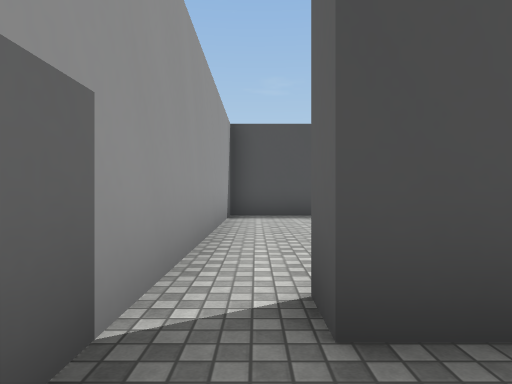
[1] (above)

18 first-person views from a walk through a Unity game level. The camera is 1.2 m above the floor, looks level and sees 75° across. The floor is counted in squares, 2 m on a side. Each view is taken from the middle of a square. On the plan, view 1 faces up. The plan holds only what a view shows up to about 10 squares ahead; the rest is blank. The player character is not drawn. Some surface patterns are stand-ins.

[2]
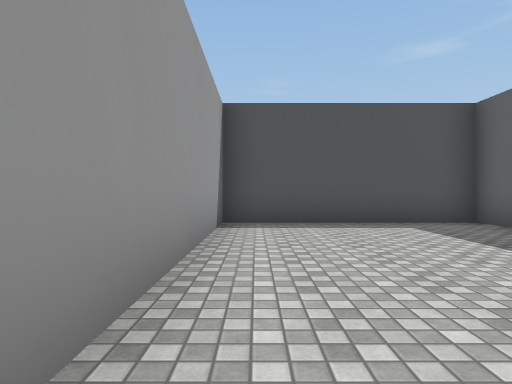

[3]
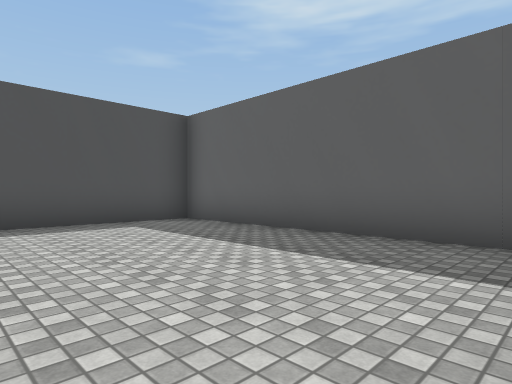

[4]
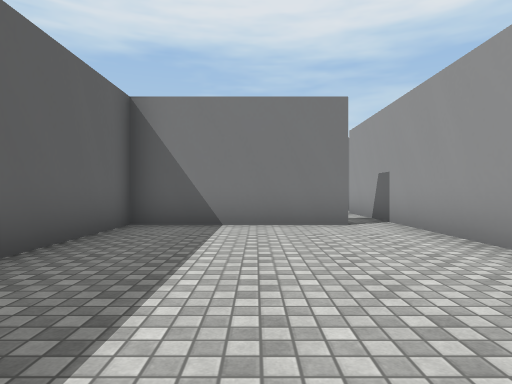

[5]
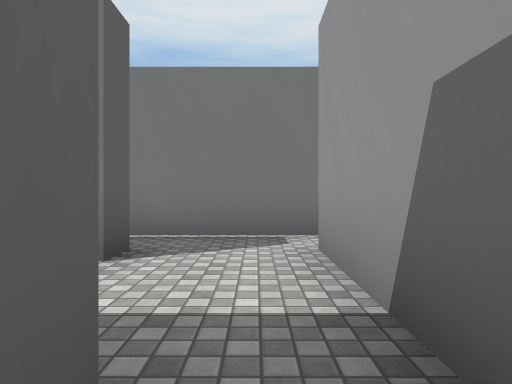

[6]
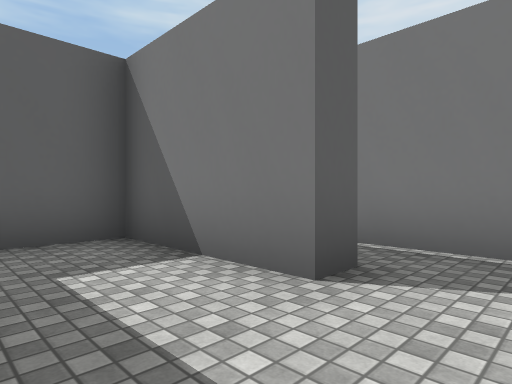

[7]
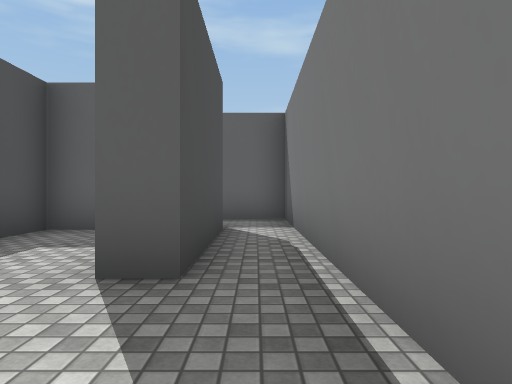

[8]
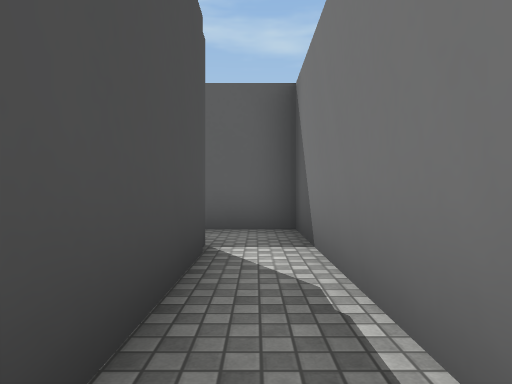

[9]
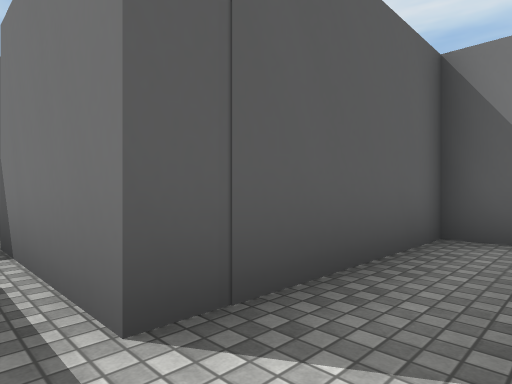

[10]
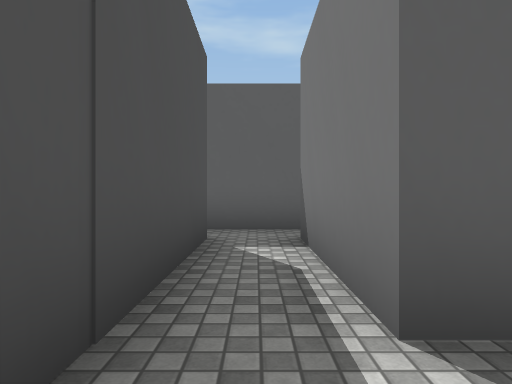

[11]
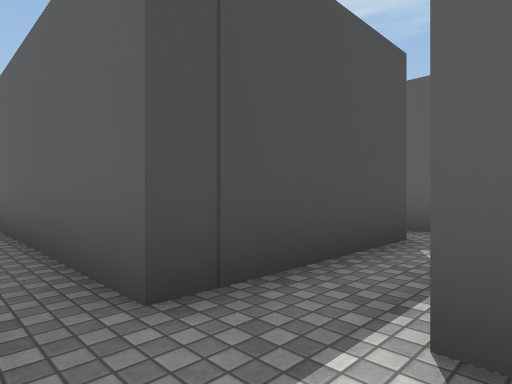

[12]
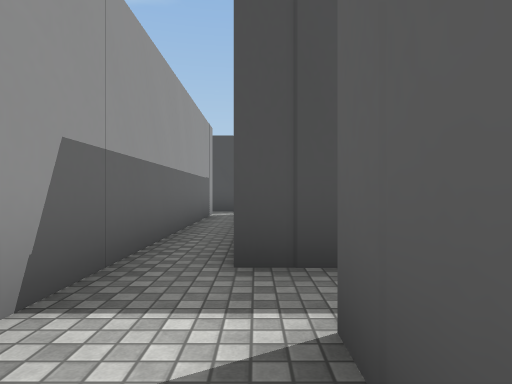

[13]
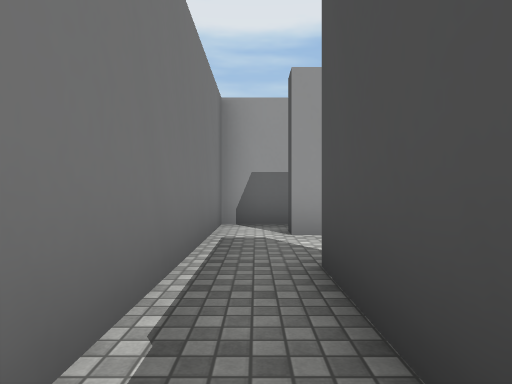

[14]
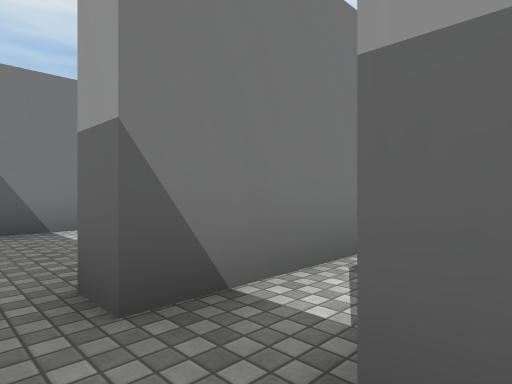

[15]
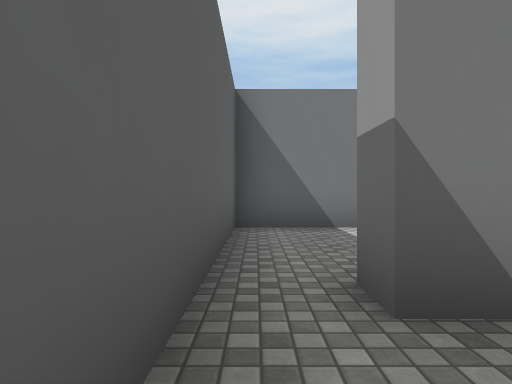

[16]
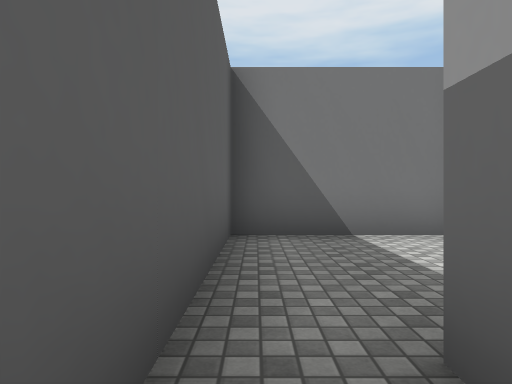

[17]
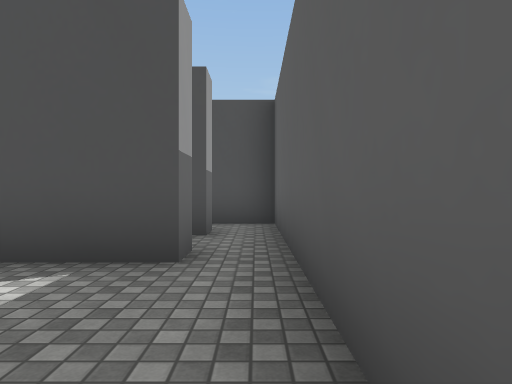

[18]
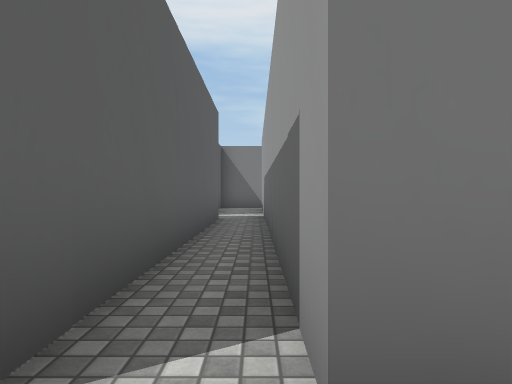

### Floor plan
Key: @ floor where view 1 was taken; # wall or solid block; . floor.
Columns run from 2 left of view 1 to 11 right of it. Each row starts with its distance up from view 1.
 10        .
  9  ######.#
  8  #....#.#
  7  #....#.#
  6  #....#.#
  5  #....#.#
  4  #....#.#  ###
  3  #....#.####.#
  2  #.####......#
  1  #....#..###.#
  0  #@...#..#...#
 -1 ##..###..#...#
 -2 #........#...#
 -3 ##############

Where each view was taken, in squares from view 1:
view 1: 0 up, 0 right, facing up
view 2: 2 up, 0 right, facing up
view 3: 2 up, 0 right, facing up-right
view 4: 8 up, 2 right, facing down
view 5: 2 up, 0 right, facing down
view 6: 1 up, 0 right, facing down-right
view 7: 2 down, 1 left, facing right
view 8: 2 down, 1 right, facing right
view 9: 2 up, 5 right, facing down-right
view 10: 2 up, 5 right, facing right
view 11: 1 up, 5 right, facing up-right
view 12: 0 up, 6 right, facing up
view 13: 2 down, 4 right, facing left
view 14: 3 up, 10 right, facing down-left
view 15: 3 up, 10 right, facing down
view 16: 2 up, 10 right, facing down
view 17: 2 down, 10 right, facing up
view 18: 10 up, 5 right, facing down
